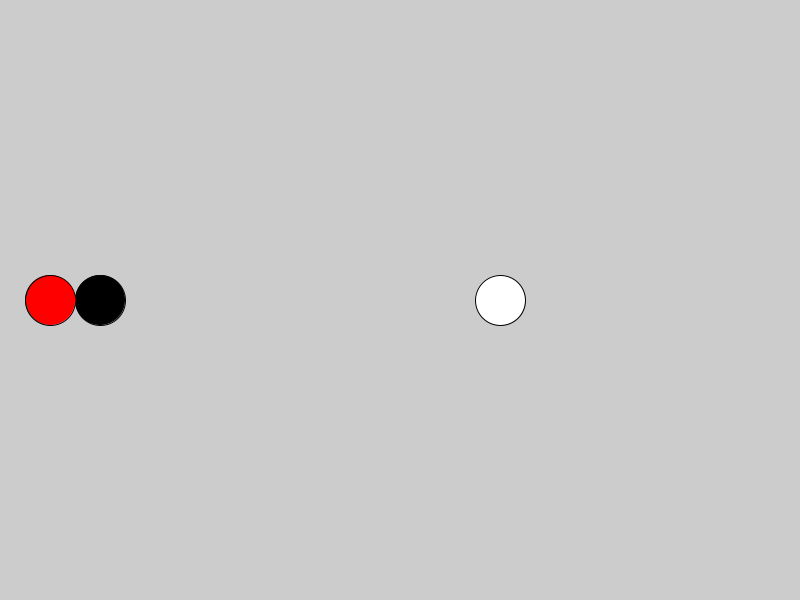
Frame 1 (no input)
Frame 60 (the mouse pressed at the canvas centre just before this capture): identical to frame 1, image omitted
Frame 120 (the mouse held since frame 60 and released just before this capture): identical to frame 1, image omitted

The Processing sketch that drew this single still picture (run headless with seeded random() and noise(); from frame 60 on, the mouse is pressed at the canvas centre):

// Processing sketch: isBetween
// ── isBetween.pde
void setup()
{
  size(800,600);
  println(isbetween(100,50,500));
}

void draw()
{
  
}

boolean isbetween(float cx1,float cx2,float cx3)
{
  fill(0);
  ellipse(cx1,height/2,50,50);
  
  fill(255);
  ellipse(cx3,height/2,50,50);
  
  if(cx1 > cx2 && cx2 > cx3 || cx3 > cx2 && cx2 > cx1)
  {
   fill(0,255,0); 
   ellipse(cx2,height/2,50,50);
   return true;
  }else
  {
   fill(255,0,0); 
   ellipse(cx2,height/2,50,50);
   return false;
  }

}
